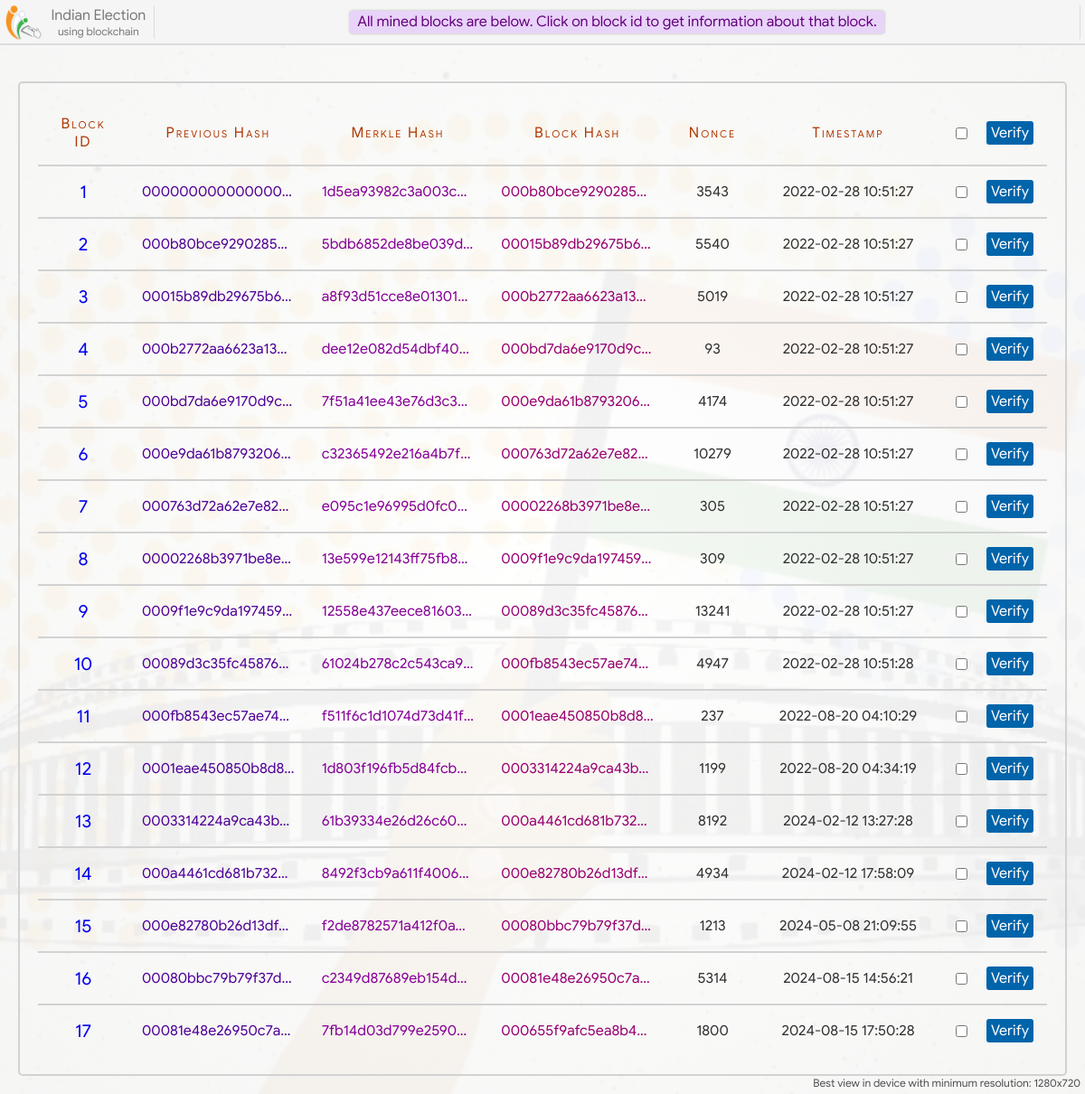
Screenshot of /blockchain/ with the database file from the repository.
### home/models.py (models this page shows)
class Block(models.Model):
    prev_hash = models.CharField(max_length=100, blank=True)
    merkle_hash = models.CharField(max_length=100, blank=True)
    this_hash = models.CharField(max_length=100, blank=True)
    nonce = models.IntegerField(null=True)
    timestamp = models.DateTimeField()

### home/views.py (the view)
# urls.py: path('blockchain/', views.blockchain, name='blockchain'),
def blockchain(request):
    blocks = Block.objects.all()
    return render(request, 'blockchain.html', {'blocks':blocks})

### home/templates/blockchain.html (shortened to what this page needs)
{% extends 'base.html' %}
{% load static %}
{% block head %}
    <link rel="stylesheet" type="text/css" href="{% static 'css/blockchain.css' %}">
{% endblock %}
{% block main_content %}
<div class="blocks">
    <table class="mine-block-result">
        <tr class="table-header">
            <td>Block ID</td>
            <td>Previous Hash</td>
            <td>Merkle Hash</td>
            <td>Block Hash</td>
            <td>Nonce</td>
            <td>Timestamp</td>
            <td> <div class="verify-button" title="Click to verify selected Blocks"> <input type="checkbox" onchange="verifySelect(this)"> <span onclick="verifyBlock(this)">Verify</span> </div> </td>
        </tr>
        {% if blocks %}
        {% for block in blocks %}
        <tr id="{{ block.id }}">
            <td> <a class="block-info-link" href="/block-info/?id={{block.id}}"> {{ block.id }} </a> </td>
            <td title="{{ block.prev_hash }}" style="color: rgb(78, 0, 151);">{{ block.prev_hash }}</td>
            <td title="{{ block.merkle_hash }}" style="color: rgb(133, 0, 151);">{{ block.merkle_hash }}</td>
            <td title="{{ block.this_hash }}" style="color: rgb(151, 0, 113);">{{ block.this_hash }}</td>
            <td>{{ block.nonce }}</td>
            <td>{{ block.timestamp|date:"Y-m-d" }} {{ block.timestamp|time:"H:i:s" }}</td>
            <td> <div class="verify-button" title="Click to verify this Block"> <input type="checkbox" onchange="verifySelect(this)"> <span onclick="verifyBlock(this)">Verify</span> </div> </td>
        </tr>
        {% endfor %}
        {% else %}
        <tr>
            <td colspan="7">No Blocks</td>
        </tr>
        {% endif %}
    </table>
</div>
{% endblock %}

### home/templates/base.html (shortened to what this page needs)
{% load static %}
<!DOCTYPE html>
<html lang="en">
<head>
    <link rel="stylesheet" type="text/css" href="{% static 'css/animations.css' %}">
    <link rel="stylesheet" type="text/css" href="{% static 'css/loading.css' %}">
    <link rel="stylesheet" type="text/css" href="{% static 'css/base.css' %}">
    <link rel="stylesheet" type="text/css" href="{% static 'css/home.css' %}">
    <link rel="stylesheet" type="text/css" href="{% static 'css/candidate-profile.css' %}">
    <link rel="stylesheet" type="text/css" href="{% static 'css/voting.css' %}">
    <link rel="stylesheet" type="text/css" href="{% static 'css/final-status.css' %}">
    {% block head %}{% endblock %}
</head>
<body>
    <div class="gradient"></div>
    <div class="main-content">
        {% block main_content %}{% endblock %}
    </div>
    <div class="header">
            <div class="logo" title="Navigation Bar">
                <img style="height: 40px; width: 40px; margin: auto;" src="{% static 'images/logo.png' %}">
                <div class="logo-text">
                    <span class="logo-text" style="font-size: 16px;">Indian Election</span>
                    <span class="logo-text" style="font-size: 12px;">using blockchain</span>
                </div>
            </div>
            <div class="status-box">
            </div>
    </div>
    <div class="view-msg">Best view in device with minimum resolution: 1280x720</div>
</body>
</html>

### home/static/css/base.css (style rules this page uses)
* { box-sizing: border-box; font-family: calibri; font-size: 20px; }
a { text-decoration: none; }
html, body { display: flex; padding: 0; margin: 0; width: 100%; min-height: 100%; }
body { display: flex; flex-direction: column; background: url('../images/vote-bg.jpg'); background-position: center; background-repeat: no-repeat; background-size: cover; background-attachment: fixed; }
.gradient { position: fixed; top: 0; left: 0; height: 100%; width: 100%; background: radial-gradient(rgba(255,255,255, 0.95), rgba(245,245,245, 0.95)); background-attachment: fixed; z-index: -10; }
.header { position: fixed; top: 0px; left: 0px; height: 50px; padding: 5px; padding-left: 0; display: flex; width: 100%; background: rgb(245, 245, 245, 0.95); border-bottom: 2px solid rgba(0,0,0,0.1); z-index: 7; }
.header > .logo { display: flex; min-width: 170px; width: max-content; padding-right: 3px; cursor: pointer; }
.header > .logo > .logo-text { margin: auto; color: rgba(0,0,0,0.5); margin-left: 5px; display: flex; flex-direction: column; text-align: center; }
.status-box { overflow: hidden; display: flex; flex-direction: column; margin: auto; flex: 1; border: 1px solid rgba(255, 0, 0, 0); border-left: 1px solid rgba(0,0,0,0.1); border-right: 1px solid rgba(0,0,0,0.1); border-radius: 3px; padding: 4px 10px; height: 39px; }
.main-content { display: flex; margin: auto; margin-top: 70px; min-height: calc(100% - 70px); padding: 20px; width: 100%; }
.view-msg { position: fixed; bottom: 5px; right: 5px; font-size: 12px; color: rgb(80, 80, 80); }

### home/static/css/blockchain.css (style rules this page uses)
.blocks { width: 100%; margin: auto; display: flex; padding: 20px; border: 2px solid rgb(210, 210, 210); border-radius: 5px; }
table.mine-block-result { width: 100%; border-collapse: collapse; word-wrap: break-word; table-layout: fixed; }
table.mine-block-result tr { border-bottom: 2px solid rgb(210, 210, 210); }
table.mine-block-result tr:last-child { border-bottom: none; }
table.mine-block-result td { text-align: center; padding: 15px; color: rgb(49, 49, 49); font-size: 16px; }
table.mine-block-result tr td:first-child { width: 100px; }
table.mine-block-result tr td:nth-child(5) { width: 100px; }
table.mine-block-result tr td:nth-child(6) { width: 200px; }
table.mine-block-result tr td:last-child { text-align: right; width: 120px; letter-spacing: 0; font-variant: normal; }
.verify-button { display: flex; justify-content: space-between; align-items: center; }
.verify-button span { padding: 0; margin: 0; font-size: 16px; background: rgba(0, 100, 170); font-weight: bold; padding: 3px 5px; border-radius: 3px; color: white; cursor: pointer; }
table.mine-block-result tr td:nth-child(2), table.mine-block-result tr td:nth-child(3), table.mine-block-result tr td:nth-child(4) { white-space: nowrap; overflow: hidden !important; text-overflow: ellipsis; }
tr.table-header td { color: #af3700; font-size: 16px; letter-spacing: 2px; font-variant: small-caps; }
.block-info-link { padding: 5px 12px; border-radius: 3px; transition: 0.3s; }

### rows the page displays
Block: id "1", prev_hash "000000000000000…", merkle_hash "1d5ea93982c3a003c…", this_hash "000b80bce9290285…", nonce "3543", timestamp "2022-02-28", timestamp "10:51:27"
Block: id "2", prev_hash "000b80bce9290285…", merkle_hash "5bdb6852de8be039d…", this_hash "00015b89db29675b6…", nonce "5540", timestamp "2022-02-28", timestamp "10:51:27"
Block: id "3", prev_hash "00015b89db29675b6…", merkle_hash "a8f93d51cce8e01301…", this_hash "000b2772aa6623a13…", nonce "5019", timestamp "2022-02-28", timestamp "10:51:27"
Block: id "4", prev_hash "000b2772aa6623a13…", merkle_hash "dee12e082d54dbf40…", this_hash "000bd7da6e9170d9c…", nonce "93", timestamp "2022-02-28", timestamp "10:51:27"
Block: id "5", prev_hash "000bd7da6e9170d9c…", merkle_hash "7f51a41ee43e76d3c3…", this_hash "000e9da61b8793206…", nonce "4174", timestamp "2022-02-28", timestamp "10:51:27"
Block: id "6", prev_hash "000e9da61b8793206…", merkle_hash "c32365492e216a4b7f…", this_hash "000763d72a62e7e82…", nonce "10279", timestamp "2022-02-28", timestamp "10:51:27"
Block: id "7", prev_hash "000763d72a62e7e82…", merkle_hash "e095c1e96995d0fc0…", this_hash "00002268b3971be8e…", nonce "305", timestamp "2022-02-28", timestamp "10:51:27"
Block: id "8", prev_hash "00002268b3971be8e…", merkle_hash "13e599e12143ff75fb8…", this_hash "0009f1e9c9da197459…", nonce "309", timestamp "2022-02-28", timestamp "10:51:27"
Block: id "9", prev_hash "0009f1e9c9da197459…", merkle_hash "12558e437eece81603…", this_hash "00089d3c35fc45876…", nonce "13241", timestamp "2022-02-28", timestamp "10:51:27"
Block: id "10", prev_hash "00089d3c35fc45876…", merkle_hash "61024b278c2c543ca9…", this_hash "000fb8543ec57ae74f…", nonce "4947", timestamp "2022-02-28", timestamp "10:51:28"
Block: id "11", prev_hash "000fb8543ec57ae74f…", merkle_hash "f511f6c1d1074d73d41f…", this_hash "0001eae450850b8d8…", nonce "237", timestamp "2022-08-20", timestamp "04:10:29"
Block: id "12", prev_hash "0001eae450850b8d8…", merkle_hash "1d803f196fb5d84fcb…", this_hash "0003314224a9ca43b…", nonce "1199", timestamp "2022-08-20", timestamp "04:34:19"
Block: id "13", prev_hash "0003314224a9ca43b…", merkle_hash "61b39334e26d26c60…", this_hash "000a4461cd681b732…", nonce "8192", timestamp "2024-02-12", timestamp "13:27:28"
Block: id "14", prev_hash "000a4461cd681b732…", merkle_hash "8492f3cb9a611f4006…", this_hash "000e82780b26d13df…", nonce "4934", timestamp "2024-02-12", timestamp "17:58:09"
Block: id "15", prev_hash "000e82780b26d13df…", merkle_hash "f2de8782571a412f0af…", this_hash "00080bbc79b79f37d…", nonce "1213", timestamp "2024-05-08", timestamp "21:09:55"
Block: id "16", prev_hash "00080bbc79b79f37d…", merkle_hash "c2349d87689eb154d…", this_hash "00081e48e26950c7a…", nonce "5314", timestamp "2024-08-15", timestamp "14:56:21"
Block: id "17", prev_hash "00081e48e26950c7a…", merkle_hash "7fb14d03d799e2590…", this_hash "000655f9afc5ea8b4…", nonce "1800", timestamp "2024-08-15", timestamp "17:50:28"
